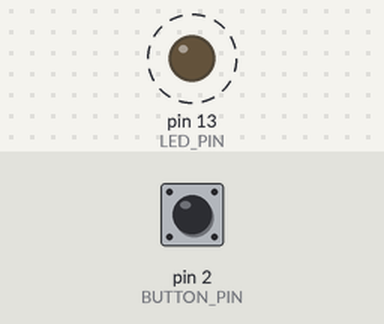
The sketch below on a simulated Arduino Nano, built with avr-gcc and run on an emulated ATmega328P. Shown: output pins drawn as LEDs (lit = HIGH). Dashed ring = blinking. The inputs (shaded band) are chosen by the test bench; at power-on: pin 2 (BUTTON_PIN) HIGH.

Above: at 0.5 s.
Timing chart, 0 to 4.6 s (numbered marks = the images above):
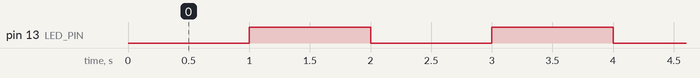

Measured:
- by itself, pin 13 (LED_PIN): alternates HIGH for 1.0 s and LOW for 1.0 s

The sketch:

Button_controlled_LED_blinking_speed.ino
```cpp
/*
  Lab 2: Exp2: Control the Blinking of an LED

  Course: RoboLink: Build and Drive Your Smartphone-Controlled Robot
  Board: Arduino Nano ATmega168
  Written by: Mahmoud Yassin, 2026

  What this program does:
  - The LED blinks on and off.
  - Each button press changes the blinking speed.
  - After the fastest speed, the program returns to the slowest speed.

  Wiring:
  - LED positive leg -> D13 through a resistor, if using an external LED
  - LED negative leg -> GND
  - Button one side -> D2
  - Button other side -> GND

  Important button idea:
  This program uses INPUT_PULLUP for the button.
  That means the Arduino reads:
  - HIGH when the button is not pressed
  - LOW when the button is pressed

  Important timing idea:
  This program uses millis() instead of delay().
  This lets the Arduino keep checking the button while the LED is blinking.
*/

// Pin names. Using names makes the code easier to read than using only numbers.
const byte LED_PIN = 13;
const byte BUTTON_PIN = 2;

// Blink times are measured in milliseconds.
// 1000 milliseconds = 1 second.
// Bigger number = slower blink. Smaller number = faster blink.
const unsigned long BLINK_TIMES[] = {
  1000,  // speed 1: slow
  700,   // speed 2
  400,   // speed 3
  200,   // speed 4
  100    // speed 5: fast
};

const byte NUMBER_OF_SPEEDS = sizeof(BLINK_TIMES) / sizeof(BLINK_TIMES[0]);

// This number tells us which speed is being used right now.
// It starts at 0, which means the first speed in BLINK_TIMES.
byte currentSpeedNumber = 0;

// These variables remember the LED state and the last time it changed.
bool ledIsOn = false;
unsigned long lastLedChangeTime = 0;

// These variables help the Arduino read the button cleanly.
// A real button can quickly bounce between HIGH and LOW when pressed.
bool lastButtonReading = HIGH;
bool stableButtonState = HIGH;
unsigned long lastButtonChangeTime = 0;
const unsigned long BUTTON_DEBOUNCE_TIME = 50;

void setup() {
  // Set the LED pin as an output so the Arduino can turn it on and off.
  pinMode(LED_PIN, OUTPUT);

  // Set the button pin as an input with the Arduino's built-in pull-up resistor.
  pinMode(BUTTON_PIN, INPUT_PULLUP);

  // Start with the LED turned off.
  digitalWrite(LED_PIN, LOW);
}

void loop() {
  // millis() gives the number of milliseconds since the Arduino started.
  unsigned long currentTime = millis();

  // Read the button and change the speed if the button was pressed.
  bool buttonReading = digitalRead(BUTTON_PIN);

  // If the reading changed, restart the debounce timer.
  if (buttonReading != lastButtonReading) {
    lastButtonChangeTime = currentTime;
  }

  // If the reading has stayed the same long enough, accept it as stable.
  if (currentTime - lastButtonChangeTime >= BUTTON_DEBOUNCE_TIME) {
    if (buttonReading != stableButtonState) {
      stableButtonState = buttonReading;

      // With INPUT_PULLUP, LOW means the button is pressed.
      if (stableButtonState == LOW) {
        currentSpeedNumber++;

        // If we pass the last speed, go back to the first speed.
        if (currentSpeedNumber >= NUMBER_OF_SPEEDS) {
          currentSpeedNumber = 0;
        }
      }
    }
  }

  // Save this button reading so we can compare it next time loop() runs.
  lastButtonReading = buttonReading;

  // Blink the LED at the selected speed.
  unsigned long selectedBlinkTime = BLINK_TIMES[currentSpeedNumber];

  if (currentTime - lastLedChangeTime >= selectedBlinkTime) {
    lastLedChangeTime = currentTime;

    // Change the LED to the opposite state.
    ledIsOn = !ledIsOn;

    if (ledIsOn) {
      digitalWrite(LED_PIN, HIGH);
    } else {
      digitalWrite(LED_PIN, LOW);
    }
  }
}
```
